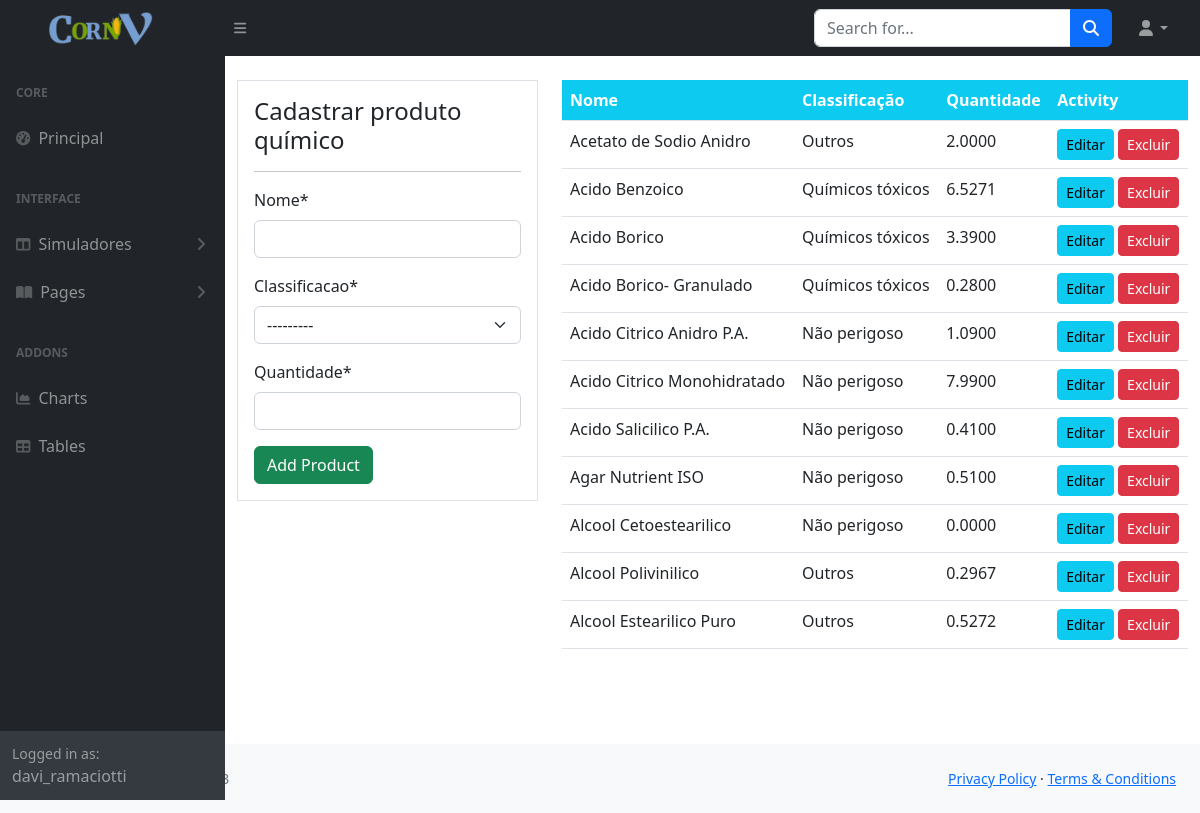
Page /produtos/ (signed in) on the committed database.
### estatisticas/models.py (models this page shows, shortened)
class Produto(models.Model):
    nome = models.CharField(max_length=200, null=True)
    classificacao = models.CharField(max_length=200, choices=CLASSIFICACAO , null=True)
    quantidade = models.DecimalField(max_digits=19, decimal_places=4, null=True)

### estatisticas/views.py (the view)
# urls.py: path('produtos/', views.produtos, name="estatisticas-produtos"),
@login_required(login_url='user-login', ) # está configurado nas settings > login_url.
def produtos(request):
    items = Produto.objects.all()
    workers = User.objects.all()
    retiradas = Retirada.objects.all()
    workers_count = workers.count()
    produtos_count = items.count()
    retiradas_count = retiradas.count()
    if request.method=="POST":
        form = ProdutoForm(request.POST)
        if form.is_valid():
            form.save()
            nome_produto = form.cleaned_data.get('nome')
            messages.success(request, f'O produto {nome_produto} foi registrado.')
            return redirect('estatisticas-produtos')
    else:
        form = ProdutoForm()
    context= {
        'items': items,
        'form' : form,
        'workers_count' : workers_count,
        'produtos_count' : produtos_count,
        'retiradas_count' :  retiradas_count,
    }
    return render(request, 'estatisticas/produtos.html', context)

### estatisticas/forms.py
class ProdutoForm(forms.ModelForm):
    class Meta:
        model = Produto
        fields = ['nome', 'classificacao', 'quantidade']

### templates/estatisticas/produtos.html (shortened to what this page needs)
{% extends 'partials/base.html' %}
{% load crispy_forms_tags %}
{% block content%}
<div class="container">
    <div class="row my-4">
        <div class="col-md-4">
            <div class="border bg-white p-3">
                <h4>Cadastrar produto químico</h4>
                <hr>
                <form method="POST" action="">
                    {{ form|crispy }}
                    <input class="btn btn-success btn-block" type="submit" value="Add Product">
                </form>
            </div>
        </div>
        <div class="col-md-8">
            <table class="table bg-white">
                <thead class="bg-info">
                    <tr class="text-white">
                        <th scope="col">Nome</th>
                        <th scope="col">Classificação</th>
                        <th scope="col">Quantidade</th>
                        <th scope="col">Activity</th>
                    </tr>
                </thead>
                <tbody>
                    {% for item in items %}
                    <tr>
                        <td>{{item.nome}}</td>
                        <td>{{item.classificacao}}</td>
                        <td>{{item.quantidade}}</td>
                        <td>
                            <a class="btn btn-info btn-sm" href="{% url 'estatisticas-produtos-update' item.id %}">Editar</a>
                            <a class="btn btn-danger btn-sm" href="{% url 'estatisticas-produtos-delete' item.id %}">Excluir</a>
                        </td>
                    </tr>
                    {% endfor %}
                </tbody>
            </table>
        </div>
    </div>
</div>
{% endblock %}

### templates/partials/sidebar.html (shortened to what this page needs)
{% load static%}
<div id="layoutSidenav_nav">
                <nav class="sb-sidenav accordion sb-sidenav-dark" id="sidenavAccordion">
                    <div class="sb-sidenav-menu">
                        <div class="nav">
                            <div class="sb-sidenav-menu-heading">Core</div>
                            <a class="nav-link" href="{% url 'estatisticas-index' %}">
                                <div class="sb-nav-link-icon"><i class="fas fa-tachometer-alt"></i></div>
                                Principal
                            </a>
                            <div class="sb-sidenav-menu-heading">Interface</div>
                            <a class="nav-link collapsed" href="#" data-bs-toggle="collapse" data-bs-target="#collapseLayouts" aria-expanded="false" aria-controls="collapseLayouts">
                                <div class="sb-nav-link-icon"><i class="fas fa-columns"></i></div>
                                Simuladores
                                <div class="sb-sidenav-collapse-arrow"><i class="fas fa-angle-down"></i></div>
                            </a>
                            <a class="nav-link collapsed" href="#" data-bs-toggle="collapse" data-bs-target="#collapsePages" aria-expanded="false" aria-controls="collapsePages">
                                <div class="sb-nav-link-icon"><i class="fas fa-book-open"></i></div>
                                Pages
                                <div class="sb-sidenav-collapse-arrow"><i class="fas fa-angle-down"></i></div>
                            </a>
                            <div class="sb-sidenav-menu-heading">Addons</div>
                            <a class="nav-link" href="charts.html">
                                <div class="sb-nav-link-icon"><i class="fas fa-chart-area"></i></div>
                                Charts
                            </a>
                            <a class="nav-link" href="tables.html">
                                <div class="sb-nav-link-icon"><i class="fas fa-table"></i></div>
                                Tables
                            </a>
                        </div>
                    </div>
                    <div class="sb-sidenav-footer">
                        <div class="small">Logged in as:</div>
                        {{ user.username }}
                    </div>
                </nav>
            </div>

### rows in the picture
Produto: nome "Acetato de Sodio Anidro", classificacao "Outros", quantidade "2.0000"
Produto: nome "Acido Benzoico", classificacao "Químicos tóxicos", quantidade "6.5271"
Produto: nome "Acido Borico", classificacao "Químicos tóxicos", quantidade "3.3900"
Produto: nome "Acido Borico- Granulado", classificacao "Químicos tóxicos", quantidade "0.2800"
Produto: nome "Acido Citrico Anidro P.A.", classificacao "Não perigoso", quantidade "1.0900"
Produto: nome "Acido Citrico Monohidratado", classificacao "Não perigoso", quantidade "7.9900"
Produto: nome "Acido Salicilico P.A.", classificacao "Não perigoso", quantidade "0.4100"
Produto: nome "Agar Nutrient ISO", classificacao "Não perigoso", quantidade "0.5100"
Produto: nome "Alcool Cetoestearilico", classificacao "Não perigoso", quantidade "0.0000"
Produto: nome "Alcool Polivinilico", classificacao "Outros", quantidade "0.2967"
Produto: nome "Alcool Estearilico Puro", classificacao "Outros", quantidade "0.5272"

### other values in the picture
{{ user.username }} "davi_ramaciotti"
